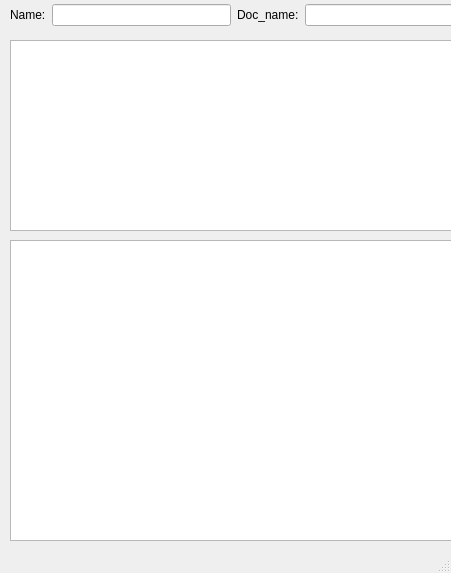
<?xml version="1.0" encoding="UTF-8"?>
<ui version="4.0">
 <class>MainWindow</class>
 <widget class="QMainWindow" name="MainWindow">
  <property name="geometry">
   <rect>
    <x>0</x>
    <y>0</y>
    <width>451</width>
    <height>573</height>
   </rect>
  </property>
  <property name="windowTitle">
   <string>MainWindow</string>
  </property>
  <widget class="QWidget" name="centralwidget">
   <widget class="QWidget" name="layoutWidget">
    <property name="geometry">
     <rect>
      <x>10</x>
      <y>0</y>
      <width>779</width>
      <height>30</height>
     </rect>
    </property>
    <layout class="QHBoxLayout" name="horizontalLayout">
     <item>
      <widget class="QLabel" name="label">
       <property name="sizePolicy">
        <sizepolicy hsizetype="Fixed" vsizetype="Preferred">
         <horstretch>0</horstretch>
         <verstretch>0</verstretch>
        </sizepolicy>
       </property>
       <property name="text">
        <string>Name:</string>
       </property>
      </widget>
     </item>
     <item>
      <widget class="QLineEdit" name="name_lineEdit">
       <property name="sizePolicy">
        <sizepolicy hsizetype="Minimum" vsizetype="Fixed">
         <horstretch>0</horstretch>
         <verstretch>0</verstretch>
        </sizepolicy>
       </property>
      </widget>
     </item>
     <item>
      <widget class="QLabel" name="label_2">
       <property name="sizePolicy">
        <sizepolicy hsizetype="Fixed" vsizetype="Preferred">
         <horstretch>0</horstretch>
         <verstretch>0</verstretch>
        </sizepolicy>
       </property>
       <property name="text">
        <string>Doc_name:</string>
       </property>
      </widget>
     </item>
     <item>
      <widget class="QLineEdit" name="doc_lineEdit">
       <property name="sizePolicy">
        <sizepolicy hsizetype="Minimum" vsizetype="Fixed">
         <horstretch>0</horstretch>
         <verstretch>0</verstretch>
        </sizepolicy>
       </property>
      </widget>
     </item>
     <item>
      <widget class="QLabel" name="label_3">
       <property name="sizePolicy">
        <sizepolicy hsizetype="Fixed" vsizetype="Preferred">
         <horstretch>0</horstretch>
         <verstretch>0</verstretch>
        </sizepolicy>
       </property>
       <property name="text">
        <string>Date:</string>
       </property>
      </widget>
     </item>
     <item>
      <widget class="QComboBox" name="date_comboBox">
       <property name="sizePolicy">
        <sizepolicy hsizetype="Preferred" vsizetype="Fixed">
         <horstretch>0</horstretch>
         <verstretch>0</verstretch>
        </sizepolicy>
       </property>
      </widget>
     </item>
     <item>
      <widget class="QPushButton" name="new_Button">
       <property name="sizePolicy">
        <sizepolicy hsizetype="Fixed" vsizetype="Fixed">
         <horstretch>0</horstretch>
         <verstretch>0</verstretch>
        </sizepolicy>
       </property>
       <property name="text">
        <string>New</string>
       </property>
      </widget>
     </item>
    </layout>
   </widget>
   <widget class="QTextEdit" name="pres_textEdit">
    <property name="geometry">
     <rect>
      <x>10</x>
      <y>40</y>
      <width>781</width>
      <height>191</height>
     </rect>
    </property>
   </widget>
   <widget class="QGraphicsView" name="img_graphicsView">
    <property name="geometry">
     <rect>
      <x>10</x>
      <y>240</y>
      <width>781</width>
      <height>301</height>
     </rect>
    </property>
   </widget>
  </widget>
  <widget class="QStatusBar" name="statusbar"/>
  <widget class="QMenuBar" name="menubar">
   <property name="geometry">
    <rect>
     <x>0</x>
     <y>0</y>
     <width>451</width>
     <height>21</height>
    </rect>
   </property>
  </widget>
  <action name="actionSave">
   <property name="text">
    <string>Save</string>
   </property>
  </action>
 </widget>
 <resources/>
 <connections/>
</ui>
